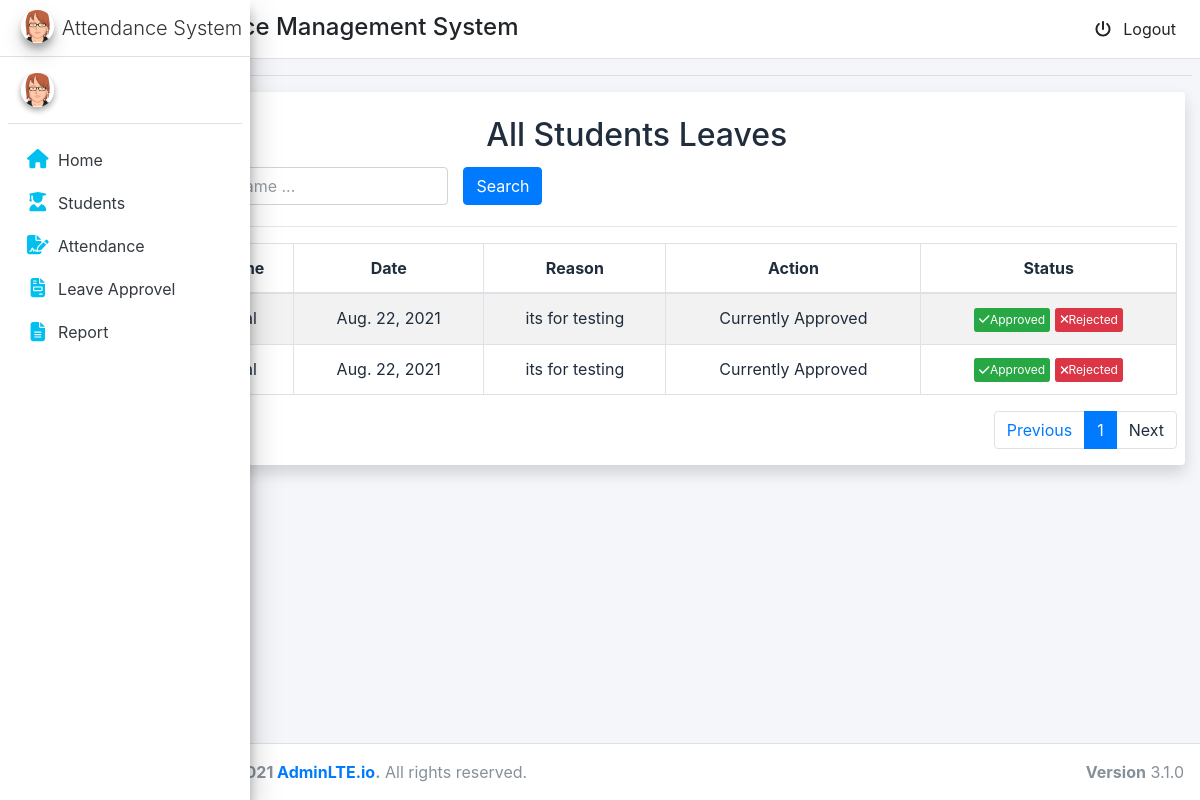
The app's page /adm/leave/approvel/, older data.
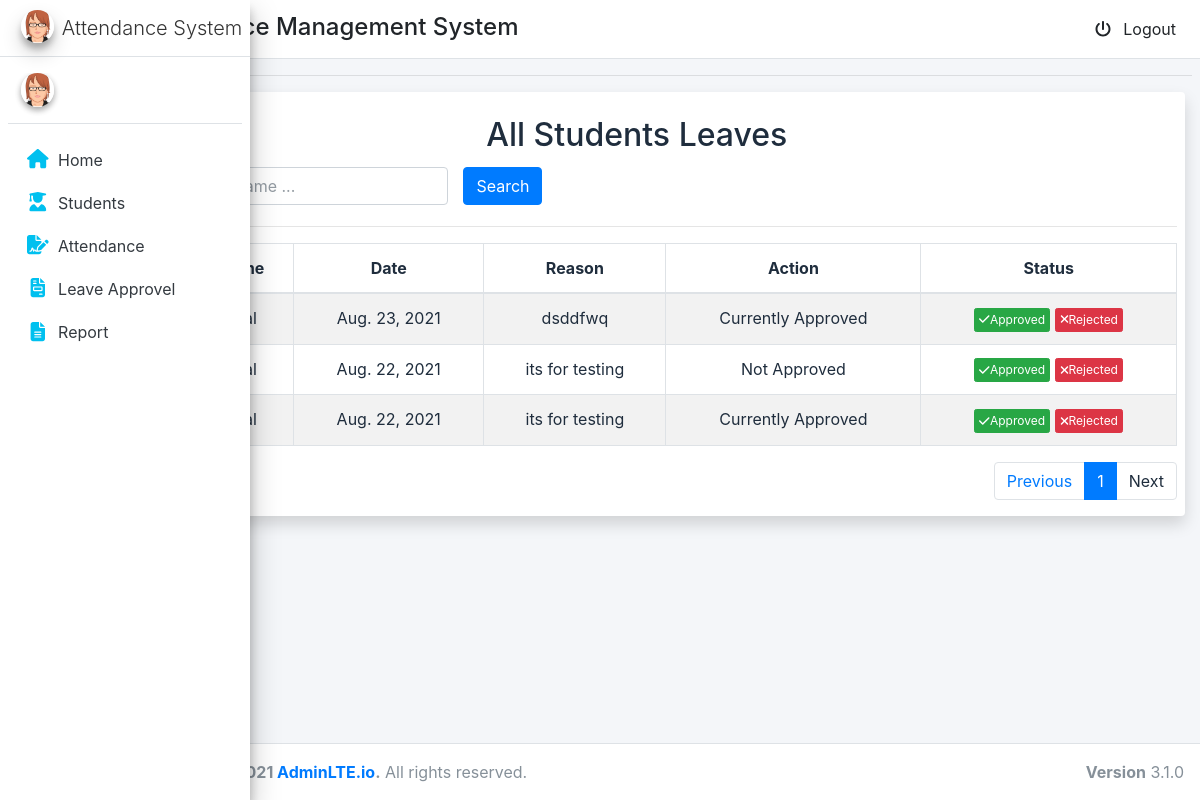
The same page, newer data.
### students/models.py (models this page shows, shortened)
class Leave(models.Model):
    date=models.DateField()
    reason=models.TextField(max_length=300,blank=True,null=True)
    student=models.ForeignKey(MyUser,on_delete=models.CASCADE)
    approve=models.BooleanField(default=False)

### adm/views.py (the view)
# urls.py: path('leave/approvel/', views.leave_approvel, name='leave_approvel'),
def leave_approvel(request):
    all_leave = Leave.objects.all().order_by('-id')
    p = Paginator(all_leave, 7)
    page_number = request.GET.get('page')
    try:
        page_obj = p.get_page(page_number)
    except PageNotAnInteger:
        page_obj = p.page(1)
    except EmptyPage:
        page_obj = p.page(p.num_pages)
    context = {'page_obj': page_obj}
    return render(request, 'leave_approvel.html', context)

### adm/templates/leave_approvel.html (shortened to what this page needs)
{% extends 'base.html' %}
{% block content %}
<div class="container-fluid ">
    <div class="col-md-12 shadow bg-white rounded">
        <br>
        <h2 class="text-center">All Students Leaves</h2>
        <div class="row" style="padding: 5px">
            <div class="col-lg-4">
                <input type="text" class="form-control name_search" placeholder="Search by Item Name ..."
                    value="{{ search_value_name }}">
            </div>
            <div class="col-lg-2">
                <button class="btn btn-primary search">Search</button>
            </div>
        </div>
        <hr>
        <div class="content-panel table-responsive">
            <table class="table table-striped table-bordered table-advance table-hover item-table">
                <thead>
                    <tr>
                        <th class="text-center"> S.No</th>
                        <th class="text-center"> Name</th>
                        <th class="text-center">Date</th>
                        <th class="text-center">Reason</th>
                        <th class="text-center">Action</th>
                        <th class="text-center">Status</th>
                    </tr>
                </thead>
                <tbody class="product-table-body text-center">
                    {% if page_obj %}
                    {% for stu in page_obj.object_list %}
                    <tr>
                        <td><a href="#">{{ forloop.counter}}</a></td>
                        <td class="#">{{ stu.student.first_name }}</td>
                        <td class="#">{{ stu.date }}</td>
                        <td class="#">{{ stu.reason }}</td>
                        <td class="#">{%if stu.approve == True %} Currently Approved {% else %} Not Approved {%endif%}</td>
                        <td>
                            <a href="{% url 'leave_approvel_response' pk=stu.id val=1 %}"><button class="btn btn-success btn-xs"
                                    title="view attendance"><i class="fa fa-check"></i>Approved</button></a>
                            <a href="{% url 'leave_approvel_response' pk=stu.id val=0 %}"><button
                                    class="btn btn-danger btn-xs delete"><i class="fa fa-times"></i>Rejected</button></a>
                        </td>
                    </tr>
                    {% endfor %}
                    {% else %}
                    <tr>
                        <td colspan="8"> No Record Found</td>
                    </tr>
                    {% endif %}
                </tbody>
            </table>
            <nav aria-label="...">
                <ul class="pagination justify-content-end">
                    <li class="page-item ">
                        <a {% if page_obj.has_previous %} href="?page={{page_obj.previous_page_number }}" {% else %}
                            disable {% endif %}>
                            <span class="page-link">Previous</span></a>
                    </li>
                    <li class="page-item active"><a class="page-link "
                            href="?page={{page_obj.number}}">{{page_obj.number}}</a></li>
                    <li class="page-item">
                        <a class="page-link" >Next</a>
                    </li>
                </ul>
            </nav>
        </div>
    </div>
</div>
{% endblock content %}

Row changes from the older to the newer data that the page shows:
added Leave: date "Aug. 23, 2021", reason "dsddfwq", approve "Currently Approved"
changed Leave (number 2 of 3 on the later page): approve "Currently Approved" → "Not Approved"
